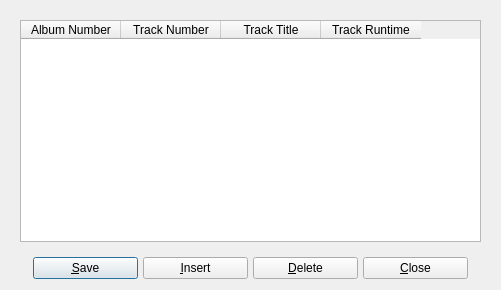
<?xml version="1.0" encoding="UTF-8"?>
<ui version="4.0">
 <class>tracksDialog</class>
 <widget class="QDialog" name="tracksDialog">
  <property name="geometry">
   <rect>
    <x>0</x>
    <y>0</y>
    <width>501</width>
    <height>290</height>
   </rect>
  </property>
  <property name="maximumSize">
   <size>
    <width>16777215</width>
    <height>16777215</height>
   </size>
  </property>
  <property name="windowTitle">
   <string>BiblioteQ: Album Tracks Browser</string>
  </property>
  <property name="windowIcon">
   <iconset>
    <normaloff>icons.d/book.png</normaloff>icons.d/book.png</iconset>
  </property>
  <property name="sizeGripEnabled">
   <bool>false</bool>
  </property>
  <layout class="QVBoxLayout">
   <item>
    <widget class="QFrame" name="frame">
     <layout class="QVBoxLayout">
      <item>
       <widget class="QTableWidget" name="table">
        <property name="focusPolicy">
         <enum>Qt::StrongFocus</enum>
        </property>
        <property name="editTriggers">
         <set>QAbstractItemView::DoubleClicked</set>
        </property>
        <property name="alternatingRowColors">
         <bool>true</bool>
        </property>
        <property name="selectionMode">
         <enum>QAbstractItemView::SingleSelection</enum>
        </property>
        <property name="selectionBehavior">
         <enum>QAbstractItemView::SelectRows</enum>
        </property>
        <property name="verticalScrollMode">
         <enum>QAbstractItemView::ScrollPerItem</enum>
        </property>
        <property name="horizontalScrollMode">
         <enum>QAbstractItemView::ScrollPerPixel</enum>
        </property>
        <property name="cornerButtonEnabled">
         <bool>false</bool>
        </property>
        <column>
         <property name="text">
          <string>Album Number</string>
         </property>
        </column>
        <column>
         <property name="text">
          <string>Track Number</string>
         </property>
        </column>
        <column>
         <property name="text">
          <string>Track Title</string>
         </property>
        </column>
        <column>
         <property name="text">
          <string>Track Runtime</string>
         </property>
        </column>
       </widget>
      </item>
     </layout>
    </widget>
   </item>
   <item>
    <layout class="QHBoxLayout">
     <property name="spacing">
      <number>5</number>
     </property>
     <item>
      <spacer>
       <property name="orientation">
        <enum>Qt::Horizontal</enum>
       </property>
       <property name="sizeHint" stdset="0">
        <size>
         <width>39</width>
         <height>20</height>
        </size>
       </property>
      </spacer>
     </item>
     <item>
      <widget class="QPushButton" name="saveButton">
       <property name="minimumSize">
        <size>
         <width>105</width>
         <height>0</height>
        </size>
       </property>
       <property name="text">
        <string>&amp;Save</string>
       </property>
       <property name="icon">
        <iconset>
         <normaloff>icons.d/16x16/ok.png</normaloff>icons.d/16x16/ok.png</iconset>
       </property>
      </widget>
     </item>
     <item>
      <widget class="QPushButton" name="insertButton">
       <property name="minimumSize">
        <size>
         <width>105</width>
         <height>0</height>
        </size>
       </property>
       <property name="text">
        <string>&amp;Insert</string>
       </property>
       <property name="icon">
        <iconset>
         <normaloff>icons.d/16x16/add.png</normaloff>icons.d/16x16/add.png</iconset>
       </property>
      </widget>
     </item>
     <item>
      <widget class="QPushButton" name="deleteButton">
       <property name="minimumSize">
        <size>
         <width>105</width>
         <height>0</height>
        </size>
       </property>
       <property name="text">
        <string>&amp;Delete</string>
       </property>
       <property name="icon">
        <iconset>
         <normaloff>icons.d/16x16/eraser.png</normaloff>icons.d/16x16/eraser.png</iconset>
       </property>
      </widget>
     </item>
     <item>
      <widget class="QPushButton" name="cancelButton">
       <property name="minimumSize">
        <size>
         <width>105</width>
         <height>0</height>
        </size>
       </property>
       <property name="text">
        <string>&amp;Close</string>
       </property>
       <property name="icon">
        <iconset>
         <normaloff>icons.d/16x16/cancel.png</normaloff>icons.d/16x16/cancel.png</iconset>
       </property>
      </widget>
     </item>
     <item>
      <spacer>
       <property name="orientation">
        <enum>Qt::Horizontal</enum>
       </property>
       <property name="sizeHint" stdset="0">
        <size>
         <width>39</width>
         <height>20</height>
        </size>
       </property>
      </spacer>
     </item>
    </layout>
   </item>
  </layout>
 </widget>
 <tabstops>
  <tabstop>table</tabstop>
  <tabstop>saveButton</tabstop>
  <tabstop>insertButton</tabstop>
  <tabstop>deleteButton</tabstop>
  <tabstop>cancelButton</tabstop>
 </tabstops>
 <resources/>
 <connections/>
</ui>
